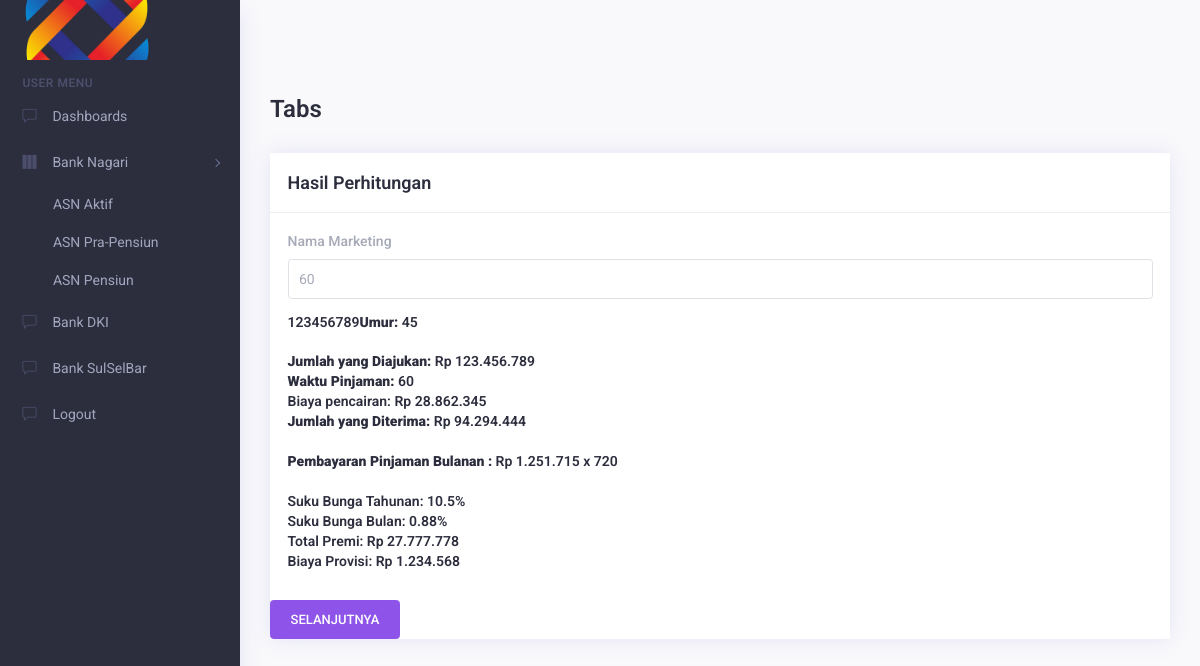
Page /user_page5.php (signed in) on the committed database.
### tables this page shows
CREATE TABLE `temp_form4` (
  `id_pengajuan` int(255) NOT NULL,
  `jumlah_pinjaman` int(255) NOT NULL,
  `waktu_pinjaman` int(255) NOT NULL,
  `umur_pengajuan` int(11) NOT NULL
);

### user_page5.php (the view, shortened to what this page needs)
<?php
@include 'config.php';
?>
<!DOCTYPE html>
<html lang="en">
<head>
    <link rel="stylesheet" type="text/css" href="assets/css/vendors.css" />
    <link rel="stylesheet" type="text/css" href="assets/css/style.css" />
</head>
<body>
    <div class="app">
        <div class="app-wrap">
            <header class="app-header top-bar">
                <nav class="navbar navbar-expand-md">
                    <div class="navbar-header d-flex align-items-center">
                        <a class="navbar-brand" href="index.html">
                            <img src="assets/img/logos.png" class="img-fluid logo-desktop" alt="logo" />
                        </a>
                    </div>
                </nav>
            </header>
            <div class="app-container">
                <aside class="app-navbar">
                    <div class="sidebar-nav scrollbar scroll_light">
                        <ul class="metismenu " id="sidebarNav">
                            <li class="nav-static-title">User Menu</li>
                            <li><a href="dashboard_user.php" aria-expanded="false"><i class="nav-icon ti ti-comment"></i><span class="nav-title">Dashboards</span></a> </li>
                            <li>
                                <a class="has-arrow" href="javascript:void(0)" aria-expanded="false"><i class="nav-icon ti ti-layout-column3-alt"></i><span class="nav-title">Bank Nagari</span></a>
                                <ul aria-expanded="false">
                                    <li> <a href="user_page.php">ASN Aktif</a> </li>
                                    <li> <a href="user_page.php">ASN Pra-Pensiun </a> </li>
                                    <li> <a href="user_page.php">ASN Pensiun</a> </li>
                                </ul>
                            </li>
                            <li><a href="#" aria-expanded="false"><i class="nav-icon ti ti-comment"></i><span class="nav-title">Bank DKI</span></a> </li>
                            <li><a href="#" aria-expanded="false"><i class="nav-icon ti ti-comment"></i><span class="nav-title">Bank SulSelBar</span></a> </li>
                            <li><a href="logout.php" aria-expanded="false"><i class="nav-icon ti ti-comment"></i><span class="nav-title">Logout</span></a> </li>
                        </ul>
                    </div>
                </aside>
            </div>
            <div class="app-main" id="main">
                <div class="container-fluid">
                    <div class="row">
                        <div class="col-md-12 m-b-30">
                            <div class="d-block d-sm-flex flex-nowrap align-items-center">
                                <div class="page-title mb-2 mb-sm-0">
                                    <h1>Tabs</h1>
                                </div>
                            </div>
                        </div>
                    </div>
                    <div class="row tabs-contant">
                        <div class="col-xxl-12">
                            <div class="card card-statistics">
                                <form action="" method="post">
                                    <div class="card-header">
                                        <div class="card-heading">
                                            <h4 class="card-title">Hasil Perhitungan</h4>
                                        </div>
                                    </div>
                                    <div class="card-body">
                                    <?php
                                    $sql1 = "SELECT * FROM temp_form4 ORDER BY id_pengajuan DESC LIMIT 1";
                                    $result1 = $conn->query($sql1);
                                    if ($result1->num_rows > 0) {
                                        $row = $result1->fetch_assoc();
                                    } else {
                                        echo "No data found.";
                                    }
                                    ?>
                                    <div class="form-group">
                                        <label for="formGroupExampleInput">Nama Marketing</label>
                                        <input name="nama_marketing" type="text" class="form-control" id="formGroupExampleInput" value="<?php echo $row['waktu_pinjaman'] ?>">
                                    </div>
                                    <h5>
                                        <?php
                                        $test = $row['jumlah_pinjaman']; echo $test;
                                        $umur = $row['umur_pengajuan'];
                                        $pinjaman = $row['jumlah_pinjaman'];
                                        $wpinjaman = $row['waktu_pinjaman'];
                                        $jpersen = 0.0;
                                        if ($wpinjaman>=1 && $wpinjaman<=5) {
                                            $jpersen = 9;
                                        } elseif($wpinjaman>=6 && $wpinjaman<=10) {
                                            $jpersen = 9.5;
                                        } else{
                                            $jpersen = 10.5;
                                        }
                                        $totalbunga = ($pinjaman*$jpersen)/100*$wpinjaman;
                                        $premi = 0.00375*$pinjaman*$wpinjaman;
                                        $biayaprovisi = $pinjaman*0.01;
                                        $jmlhditerima = $pinjaman - $premi - $biayaprovisi - 150000;
                                        $bungabulanan = $jpersen / 12;
                                        $biayapencairan= $premi + $biayaprovisi - 150000;
                                        $pembayaranbulanan= ($pinjaman + $totalbunga) / ($wpinjaman * 12);
                                        $jumlahcicilanbulanan= $wpinjaman*12 ;
                                        $bungabulanan_persen = number_format($bungabulanan, 2, '.', '') ;
                                        $pembayaranbulanan_format = number_format($pembayaranbulanan, 0, ',', '.');
                                        $pinjaman_format = number_format($pinjaman, 0, ',', '.');
                                        $biayapencairan_format = number_format($biayapencairan, 0, ',', '.');
                                        $jmlhditerima_format = number_format($jmlhditerima, 0, ',', '.');
                                        $premi_format = number_format($premi, 0, ',', '.');
                                        $biayaprovisi_format = number_format($biayaprovisi, 0, ',', '.');
                                        echo "<strong>Umur:</strong> {$umur} <br>";
                                        echo "<br>";
                                        echo "<strong>Jumlah yang Diajukan:</strong> Rp {$pinjaman_format} <br>";
                                        echo "<strong>Waktu Pinjaman:</strong> {$wpinjaman} <br>";
                                        echo "Biaya pencairan: Rp {$biayapencairan_format}<br>";
                                        echo "<strong>Jumlah yang Diterima:</strong> Rp {$jmlhditerima_format} <br>";
                                        echo "<br>";
                                        echo "<strong>Pembayaran Pinjaman Bulanan :</strong> Rp {$pembayaranbulanan_format} x {$jumlahcicilanbulanan} <br>";
                                        echo "<br> Suku Bunga Tahunan: {$jpersen}%";
                                        echo "<br> Suku Bunga Bulan: {$bungabulanan_persen}%";
                                        echo "<br> Total Premi: Rp {$premi_format} ";
                                        echo "<br>";
                                        echo "Biaya Provisi: Rp {$biayaprovisi_format}";
                                        echo "<br>";
                                        ?>
                                    </h5>
                                    </div>
                                    <input type="submit" name="submit" value="Selanjutnya" class="btn btn-primary text-uppercase">
                                </form>
                            </div>
                        </div>
                    </div>
                </div>
            </div>
        </div>
    </div>
</body>
</html>

### rows in the picture
temp_form4: nama_marketing "60", jumlah_pinjaman "123456789", umur_pengajuan "45", jumlah_pinjaman "123.456.789", waktu_pinjaman "60", biayapencairan_format "28.862.345", jmlhditerima_format "94.294.444", pembayaranbulanan_format "1.251.715", waktu_pinjaman "720", waktu_pinjaman "10.5", waktu_pinjaman "0.88", premi_format "27.777.778", jumlah_pinjaman "1.234.568"
